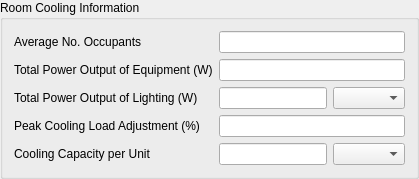
         <widget class="QGroupBox" name="groupBox_3">
          <property name="title">
           <string>Room Cooling Information</string>
          </property>
          <layout class="QGridLayout" name="gridLayout_3">
           <item row="2" column="1">
            <widget class="QLineEdit" name="LELightHC"/>
           </item>
           <item row="2" column="0">
            <widget class="QLabel" name="label_10">
             <property name="text">
              <string>Total Power Output of Lighting (W)</string>
             </property>
             <property name="buddy">
              <cstring>LELightHC</cstring>
             </property>
            </widget>
           </item>
           <item row="1" column="0">
            <widget class="QLabel" name="label_9">
             <property name="text">
              <string>Total Power Output of Equipment (W)</string>
             </property>
             <property name="buddy">
              <cstring>LEEquipmentHC</cstring>
             </property>
            </widget>
           </item>
           <item row="3" column="0">
            <widget class="QLabel" name="label_11">
             <property name="text">
              <string>Peak Cooling Load Adjustment (%)</string>
             </property>
             <property name="buddy">
              <cstring>LECoolAdjustHC</cstring>
             </property>
            </widget>
           </item>
           <item row="3" column="1" colspan="2">
            <widget class="QLineEdit" name="LECoolAdjustHC"/>
           </item>
           <item row="0" column="0">
            <widget class="QLabel" name="label_8">
             <property name="text">
              <string>Average No. Occupants</string>
             </property>
             <property name="buddy">
              <cstring>LEOccupantsHC</cstring>
             </property>
            </widget>
           </item>
           <item row="2" column="2">
            <widget class="QComboBox" name="LightTypeHC"/>
           </item>
           <item row="4" column="0">
            <widget class="QLabel" name="label_12">
             <property name="text">
              <string>Cooling Capacity per Unit</string>
             </property>
             <property name="buddy">
              <cstring>LECoolCapacityHC</cstring>
             </property>
            </widget>
           </item>
           <item row="0" column="1" colspan="2">
            <widget class="QLineEdit" name="LEOccupantsHC"/>
           </item>
           <item row="1" column="1" colspan="2">
            <widget class="QLineEdit" name="LEEquipmentHC"/>
           </item>
           <item row="4" column="1">
            <widget class="QLineEdit" name="LECoolCapacityHC">
             <property name="clearButtonEnabled">
              <bool>false</bool>
             </property>
            </widget>
           </item>
           <item row="4" column="2">
            <widget class="QComboBox" name="CoolUnitsHC"/>
           </item>
          </layout>
         </widget>
